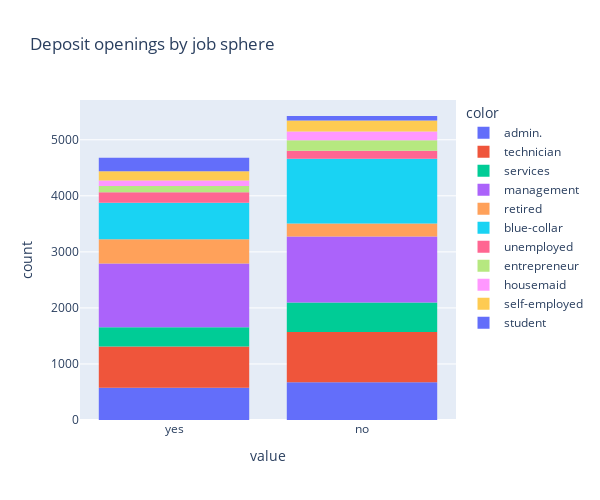

The notebook cell this image was saved under:
### Code cell
# постройте визуализации для открывших и неоткрывших депозит в зависимости от вида профессиональной занятости
fig6=plx.histogram(cleaned.deposit, color = cleaned.job, 
                   title='Deposit openings by job sphere', 
                   width=600, 
                   height = 500)
fig6.show()

### Figure 1 — Plotly figure (JSON) as saved in the notebook; plotly's stock layout.template omitted (floating-point values rounded to 4 significant figures; data arrays with more than 128 entries replaced by an {"elided": "..."} marker saying what was removed)
{"data": [{"alignmentgroup": "True", "bingroup": "x", "hovertemplate": "color=admin.<br>value=%{x}<br>count=%{y}<extra></extra>", "legendgroup": "admin.", "marker": {"color": "#636efa", "pattern": {"shape": ""}}, "name": "admin.", "offsetgroup": "admin.", "orientation": "v", "showlegend": true, "type": "histogram", "x": {"elided": "1246 str values"}, "xaxis": "x", "yaxis": "y"}, {"alignmentgroup": "True", "bingroup": "x", "hovertemplate": "color=technician<br>value=%{x}<br>count=%{y}<extra></extra>", "legendgroup": "technician", "marker": {"color": "#EF553B", "pattern": {"shape": ""}}, "name": "technician", "offsetgroup": "technician", "orientation": "v", "showlegend": true, "type": "histogram", "x": {"elided": "1638 str values"}, "xaxis": "x", "yaxis": "y"}, {"alignmentgroup": "True", "bingroup": "x", "hovertemplate": "color=services<br>value=%{x}<br>count=%{y}<extra></extra>", "legendgroup": "services", "marker": {"color": "#00cc96", "pattern": {"shape": ""}}, "name": "services", "offsetgroup": "services", "orientation": "v", "showlegend": true, "type": "histogram", "x": {"elided": "868 str values"}, "xaxis": "x", "yaxis": "y"}, {"alignmentgroup": "True", "bingroup": "x", "hovertemplate": "color=management<br>value=%{x}<br>count=%{y}<extra></extra>", "legendgroup": "management", "marker": {"color": "#ab63fa", "pattern": {"shape": ""}}, "name": "management", "offsetgroup": "management", "orientation": "v", "showlegend": true, "type": "histogram", "x": {"elided": "2315 str values"}, "xaxis": "x", "yaxis": "y"}, {"alignmentgroup": "True", "bingroup": "x", "hovertemplate": "color=retired<br>value=%{x}<br>count=%{y}<extra></extra>", "legendgroup": "retired", "marker": {"color": "#FFA15A", "pattern": {"shape": ""}}, "name": "retired", "offsetgroup": "retired", "orientation": "v", "showlegend": true, "type": "histogram", "x": {"elided": "663 str values"}, "xaxis": "x", "yaxis": "y"}, {"alignmentgroup": "True", "bingroup": "x", "hovertemplate": "color=blue-collar<br>value=%{x}<br>count=%{y}<extra></extra>", "legendgroup": "blue-collar", "marker": {"color": "#19d3f3", "pattern": {"shape": ""}}, "name": "blue-collar", "offsetgroup": "blue-collar", "orientation": "v", "showlegend": true, "type": "histogram", "x": {"elided": "1807 str values"}, "xaxis": "x", "yaxis": "y"}, {"alignmentgroup": "True", "bingroup": "x", "hovertemplate": "color=unemployed<br>value=%{x}<br>count=%{y}<extra></extra>", "legendgroup": "unemployed", "marker": {"color": "#FF6692", "pattern": {"shape": ""}}, "name": "unemployed", "offsetgroup": "unemployed", "orientation": "v", "showlegend": true, "type": "histogram", "x": {"elided": "332 str values"}, "xaxis": "x", "yaxis": "y"}, {"alignmentgroup": "True", "bingroup": "x", "hovertemplate": "color=entrepreneur<br>value=%{x}<br>count=%{y}<extra></extra>", "legendgroup": "entrepreneur", "marker": {"color": "#B6E880", "pattern": {"shape": ""}}, "name": "entrepreneur", "offsetgroup": "entrepreneur", "orientation": "v", "showlegend": true, "type": "histogram", "x": {"elided": "300 str values"}, "xaxis": "x", "yaxis": "y"}, {"alignmentgroup": "True", "bingroup": "x", "hovertemplate": "color=housemaid<br>value=%{x}<br>count=%{y}<extra></extra>", "legendgroup": "housemaid", "marker": {"color": "#FF97FF", "pattern": {"shape": ""}}, "name": "housemaid", "offsetgroup": "housemaid", "orientation": "v", "showlegend": true, "type": "histogram", "x": {"elided": "252 str values"}, "xaxis": "x", "yaxis": "y"}, {"alignmentgroup": "True", "bingroup": "x", "hovertemplate": "color=self-employed<br>value=%{x}<br>count=%{y}<extra></extra>", "legendgroup": "self-employed", "marker": {"color": "#FECB52", "pattern": {"shape": ""}}, "name": "self-employed", "offsetgroup": "self-employed", "orientation": "v", "showlegend": true, "type": "histogram", "x": {"elided": "358 str values"}, "xaxis": "x", "yaxis": "y"}, {"alignmentgroup": "True", "bingroup": "x", "hovertemplate": "color=student<br>value=%{x}<br>count=%{y}<extra></extra>", "legendgroup": "student", "marker": {"color": "#636efa", "pattern": {"shape": ""}}, "name": "student", "offsetgroup": "student", "orientation": "v", "showlegend": true, "type": "histogram", "x": {"elided": "326 str values"}, "xaxis": "x", "yaxis": "y"}], "layout": {"barmode": "relative", "height": 500, "legend": {"title": {"text": "color"}, "tracegroupgap": 0}, "title": {"text": "Deposit openings by job sphere"}, "width": 600, "xaxis": {"anchor": "y", "domain": [0, 1], "title": {"text": "value"}}, "yaxis": {"anchor": "x", "domain": [0, 1], "title": {"text": "count"}}}}
